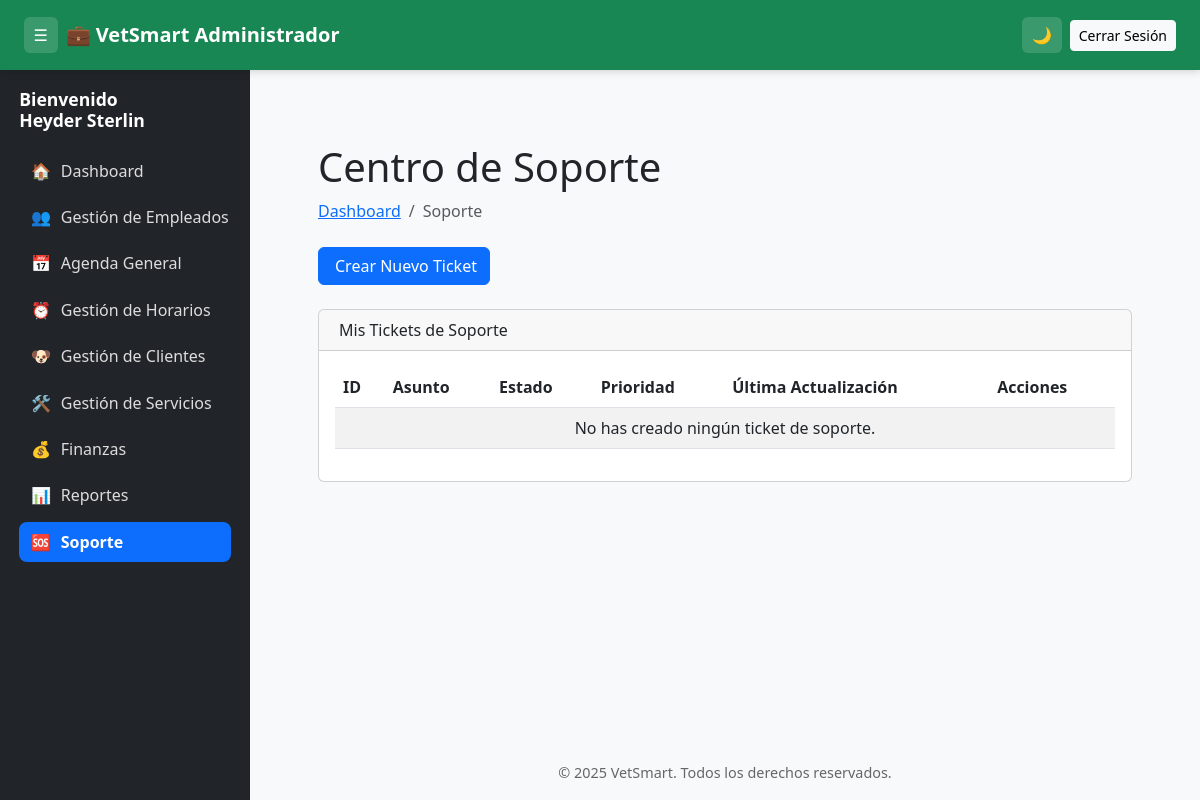
Before: /vetsmart/admin/soporte (signed in) with the older database file.
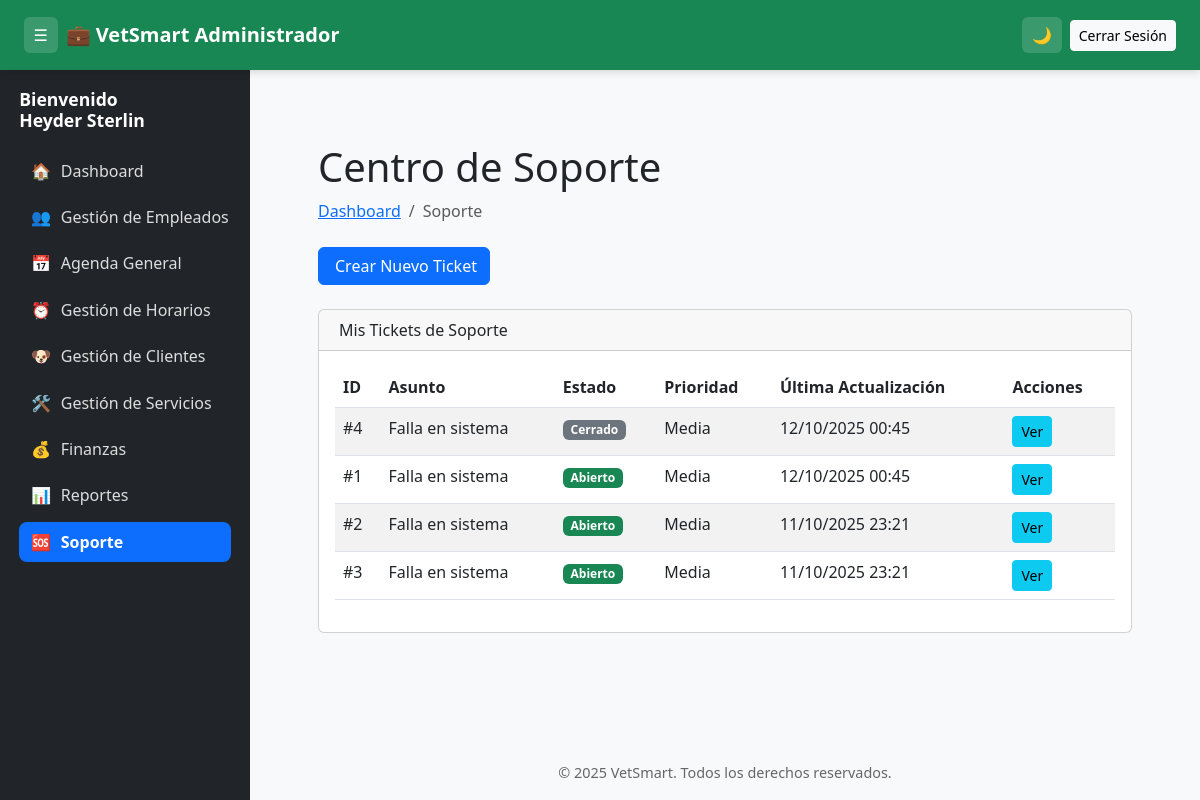
After: the same page with the newer database file.
### tables this page shows
CREATE TABLE `tickets` (
  `id` int(11) NOT NULL,
  `usuario_id` int(11) NOT NULL COMMENT 'ID del usuario que crea el ticket',
  `asignado_a` int(11) DEFAULT NULL COMMENT 'ID del usuario de soporte asignado',
  `asunto` varchar(255) NOT NULL,
  `descripcion` text DEFAULT NULL,
  `rol_problema` varchar(255) DEFAULT NULL,
  `estado` enum('Abierto','En Proceso','Cerrado') NOT NULL DEFAULT 'Abierto',
  `prioridad` enum('Baja','Media','Alta','Urgente') NOT NULL DEFAULT 'Media',
  `creado_en` timestamp NOT NULL DEFAULT current_timestamp(),
  `actualizado_en` timestamp NOT NULL DEFAULT current_timestamp() ON UPDATE current_timestamp(),
  `notificacion_vista` tinyint(1) NOT NULL DEFAULT 0 COMMENT 'Indica si el ticket ya fue notificado o visto',
  `notificacion_admin_vista` tinyint(1) NOT NULL DEFAULT 1 COMMENT '0 = no visto por admin, 1 = visto'
);

### app/controllers/AdminController.php (called while the page is built, shortened)
<?php
class AdminController extends Controller
{
    private $pdo;
    public function __construct($pdo)
    {
        $this->pdo = $pdo;
    }
public function soporte()
{
    require_once APP_ROOT . '/models/Ticket.php';
    $ticketModel = new Ticket($this->pdo);
    $admin_id = $_SESSION['user']['id'];
    $tickets = $ticketModel->getTicketsByAdminId($admin_id);
    $this->view('admin/soporte/index', ['tickets' => $tickets], 'main_admin');
}
}

### app/models/Ticket.php (called while the page is built, shortened)
<?php
class Ticket {
    private $db;
    public function __construct($pdo) {
        $this->db = $pdo;
    }
    public function getTicketsByAdminId($admin_id) {
        $sql = "SELECT t.*, CONCAT(u.nombre, ' ', u.apellido) as creador_nombre
                FROM tickets t
                JOIN usuarios u ON t.usuario_id = u.id
                WHERE t.usuario_id = :admin_id
                ORDER BY t.actualizado_en DESC";
        $stmt = $this->db->prepare($sql);
        $stmt->execute([':admin_id' => $admin_id]);
        return $stmt->fetchAll(PDO::FETCH_ASSOC);
    }
}

### app/views/admin/soporte/index.php (the view, shortened to what this page needs)
<div class="container-fluid px-4">
    <h1 class="mt-4">Centro de Soporte</h1>
    <ol class="breadcrumb mb-4">
        <li class="breadcrumb-item"><a href="/vetsmart/admin/dashboard">Dashboard</a></li>
        <li class="breadcrumb-item active">Soporte</li>
    </ol>
    <div class="mb-4">
        <a href="/vetsmart/admin/reportesSoporte" class="btn btn-primary">
            Crear Nuevo Ticket
        </a>
    </div>
    <div class="card mb-4">
        <div class="card-header">
            Mis Tickets de Soporte
        </div>
        <div class="card-body">
            <table class="table table-striped table-hover">
                <thead>
                    <tr>
                        <th>ID</th>
                        <th>Asunto</th>
                        <th>Estado</th>
                        <th>Prioridad</th>
                        <th>Última Actualización</th>
                        <th>Acciones</th>
                    </tr>
                </thead>
                <tbody>
                    <?php if (empty($tickets)): ?>
                        <tr>
                            <td colspan="6" class="text-center">No has creado ningún ticket de soporte.</td>
                        </tr>
                    <?php else: ?>
                        <?php foreach ($tickets as $ticket): ?>
                            <tr>
                                <td>#<?= htmlspecialchars($ticket['id']) ?></td>
                                <td><?= htmlspecialchars($ticket['asunto']) ?></td>
                                <td>
                                    <span class="badge
                                        <?php
                                            switch ($ticket['estado']) {
                                                case 'Abierto': echo 'bg-success'; break;
                                                case 'Cerrado': echo 'bg-secondary'; break;
                                            }
                                        ?>">
                                        <?= htmlspecialchars($ticket['estado']) ?>
                                    </span>
                                </td>
                                <td><?= htmlspecialchars($ticket['prioridad']) ?></td>
                                <td><?= date('d/m/Y H:i', strtotime($ticket['actualizado_en'])) ?></td>
                                <td>
                                    <a href="/vetsmart/admin/soporte/<?= $ticket['id'] ?>" class="btn btn-sm btn-info">
                                        Ver
                                    </a>
                                </td>
                            </tr>
                        <?php endforeach; ?>
                    <?php endif; ?>
                </tbody>
            </table>
        </div>
    </div>
</div>

Changed rows visible on the page:
added tickets: id "4", asunto "Falla en sistema", estado "Cerrado", prioridad "Media", actualizado_en "12/10/2025 00:45"
added tickets: id "1", asunto "Falla en sistema", estado "Abierto", prioridad "Media", actualizado_en "12/10/2025 00:45"
added tickets: id "2", asunto "Falla en sistema", estado "Abierto", prioridad "Media", actualizado_en "11/10/2025 23:21"
added tickets: id "3", asunto "Falla en sistema", estado "Abierto", prioridad "Media", actualizado_en "11/10/2025 23:21"
Other visible differences:
text no longer shown: "No has creado ningún ticket de soporte."
